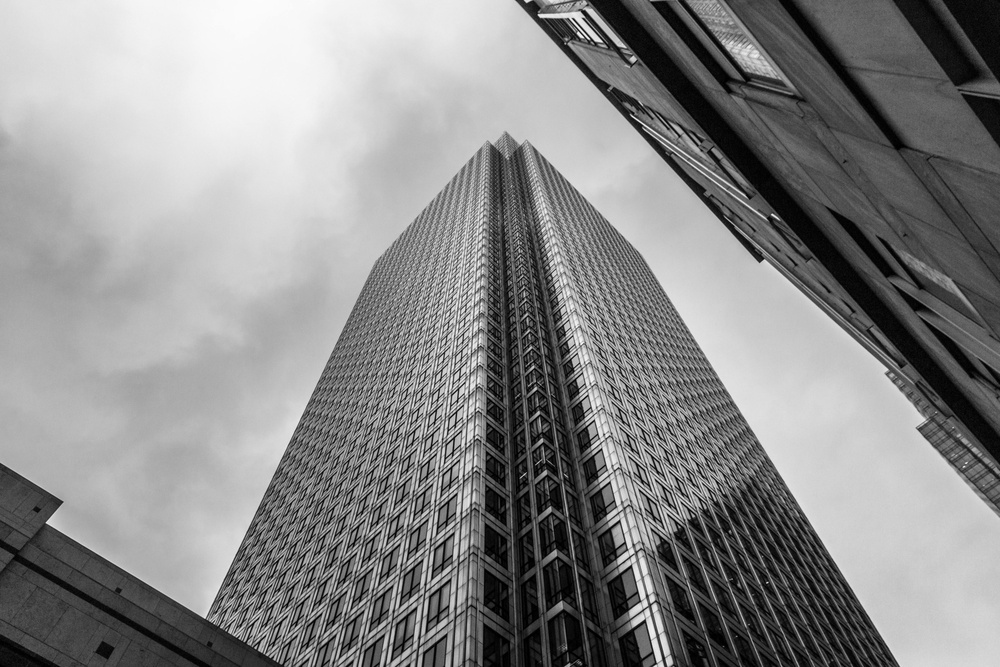
#> input picture assignment2/building.jpg, 1000 x 667 px, shrunk from 5472 x 3648 before the run
$ python assignment2.py
#> lines starting #> are read from the running program, lines starting #| are printed output that depends on the picture
import numpy as np
from PIL import Image
import matplotlib.pyplot as plt
import os

building_path = "building.jpg"
cheetah_path = "cheetah.jpg"
elephant_path = "elephant.jpg"
output_dir_part_a = "output_part_a"
output_dir_part_b = "output_part_b"

os.makedirs(output_dir_part_a, exist_ok=True)
os.makedirs(output_dir_part_b, exist_ok=True)


def read_gray_image(image_path):
    """Load an image from the specified path and convert it to a numpy array."""
#> called with image_path = 'building.jpg'
    """Return a 2D numpy array of grayscale pixel values."""
    image = Image.open(image_path).convert("L")
    image_pixels = np.asarray(image, dtype=np.float32)
    return image_pixels


def save_image(image_array: np.ndarray, output_path: str):
    """Save a 2D numpy array as a grayscale image to the specified path."""
    image = Image.fromarray(np.clip(image_array, 0, 255).astype(np.uint8), mode="L")
    image.save(output_path)


def convolve(img: np.ndarray, kernel: np.ndarray) -> np.ndarray:
    img_h, img_w = img.shape
#> img_h = 667; img_w = 1000
    k_h, k_w = kernel.shape

    assert k_h % 2 == 1 and k_w % 2 == 1, "Kernel dimensions should be odd."

    padding_y = k_h // 2
    padding_x = k_w // 2

    padded_img = np.pad(
        img, ((padding_y, padding_y), (padding_x, padding_x)), mode="reflect"
    )
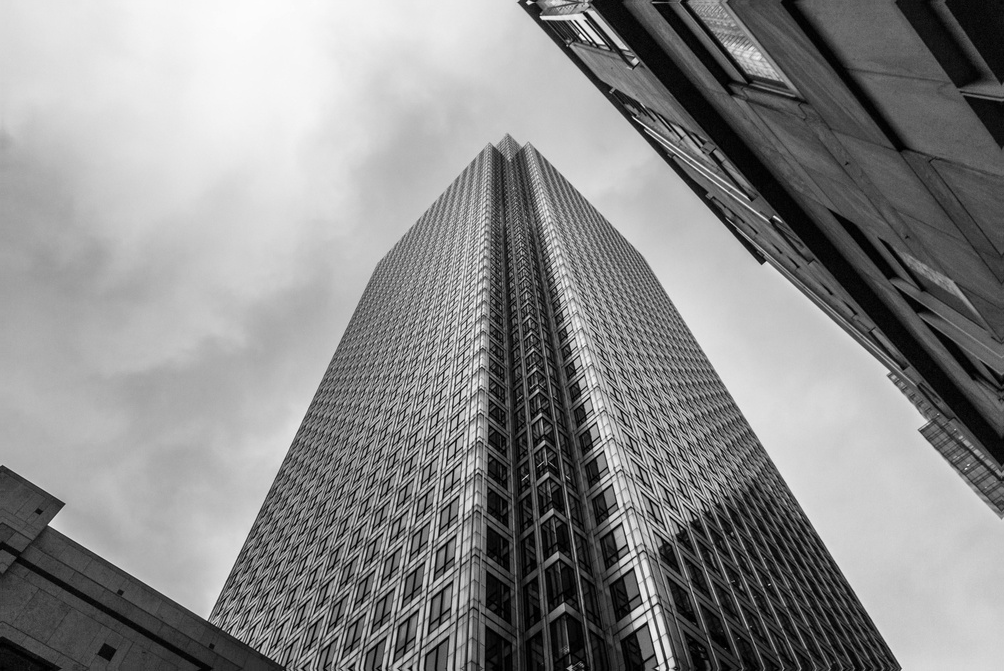
#> padded_img: shape (671, 1004) float32; min 0, max 252, mean 137.2

    output = np.zeros((img_h, img_w), dtype=np.float32)

    for i in range(img_h):
        for j in range(img_w):
            region = padded_img[i : i + k_h, j : j + k_w]
            conv_value = np.sum(region * kernel)
            output[i, j] = conv_value

    return output


# Gaussian kernel (normalized)
G = (
    np.array(
        [
            [1, 4, 7, 4, 1],
            [4, 16, 26, 16, 4],
            [7, 26, 41, 26, 7],
            [4, 16, 26, 16, 4],
            [1, 4, 7, 4, 1],
        ],
        dtype=np.float32,
    )
    / 273.0
)

# Sobel kernels
Kx = np.array([[-1, 0, 1], [-2, 0, 2], [-1, 0, 1]], dtype=np.float32)
Ky = np.array([[-1, -2, -1], [0, 0, 0], [1, 2, 1]], dtype=np.float32)


#########################
#        PART 1         #
#########################


def part1():
    building_image_pixels = read_gray_image(building_path)
    building_smoothed = convolve(building_image_pixels, G)
    save_image(building_smoothed, f"{output_dir_part_a}/2_building_smoothed.jpg")
    Gx = convolve(building_smoothed, Kx)
#> after the loop in convolve (call 2), `for i in range(img_h):`:
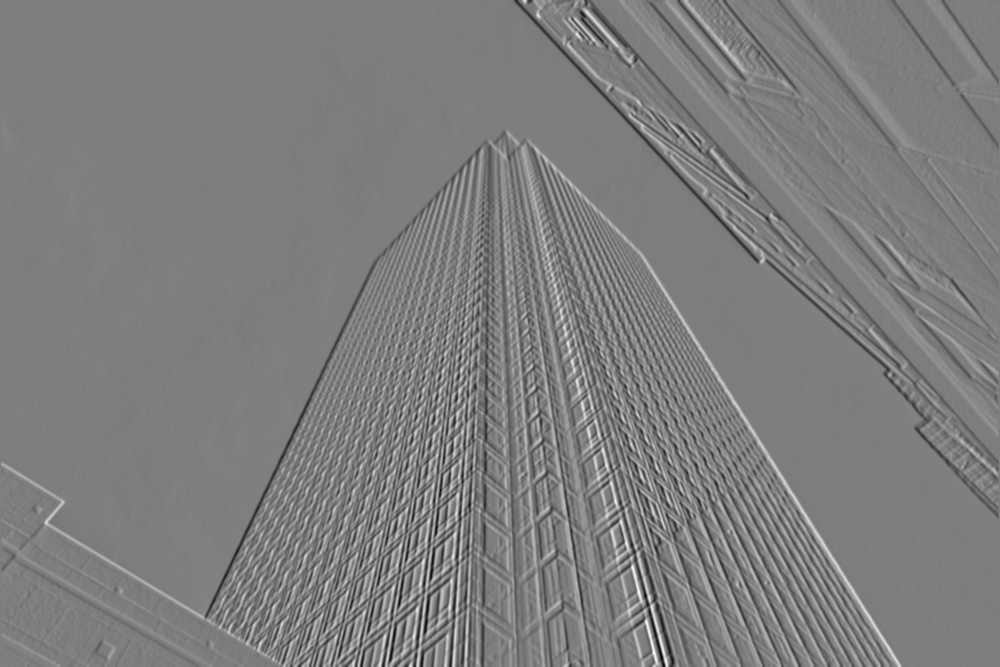
#> output: shape (667, 1000) float32; min -461.5, max 470.7, mean -0.4; drawn with min black and max white
    save_image(Gx, f"{output_dir_part_a}/3_x_gradient.jpg")
#> call 2 of save_image, with output_path = 'output_part_a/3_x_gradient.jpg'
#> in save_image (call 2), `image = Image.fromarray(np.clip(image_array, 0, 255).astype(np.uint8),..`:
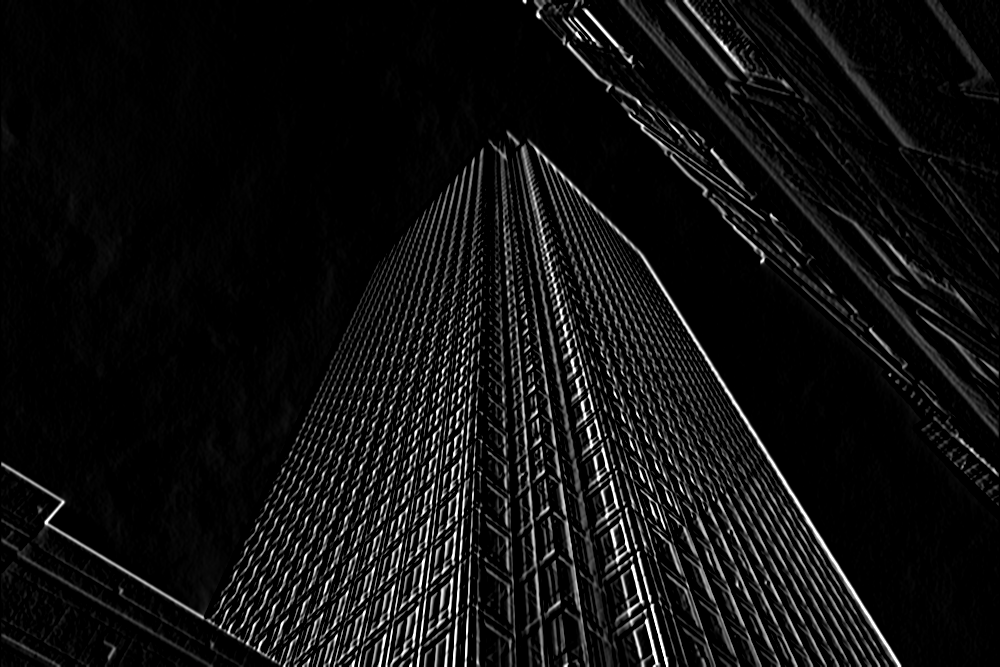
#> image: PIL image 1000x667 L; min 0, max 255, mean 16.3
    Gy = convolve(building_smoothed, Ky)
#> after the loop in convolve (call 3), `for i in range(img_h):`:
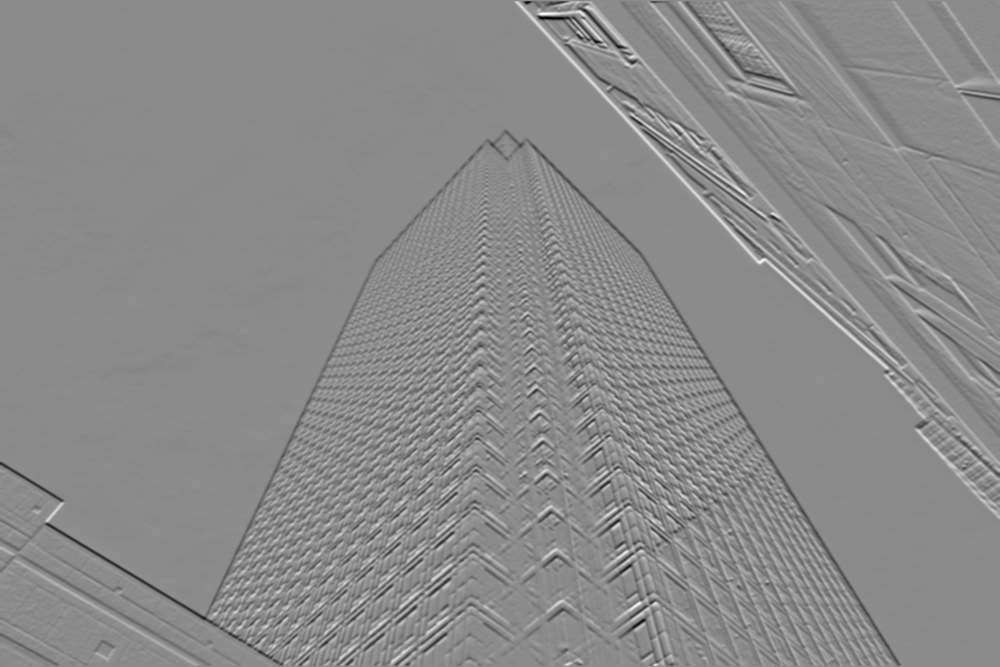
#> output: shape (667, 1000) float32; min -454.8, max 378.5, mean -1.1; drawn with min black and max white
    save_image(Gy, f"{output_dir_part_a}/4_y_gradient.jpg")
#> call 3 of save_image, with output_path = 'output_part_a/4_y_gradient.jpg'
#> in save_image (call 3), `image = Image.fromarray(np.clip(image_array, 0, 255).astype(np.uint8),..`:
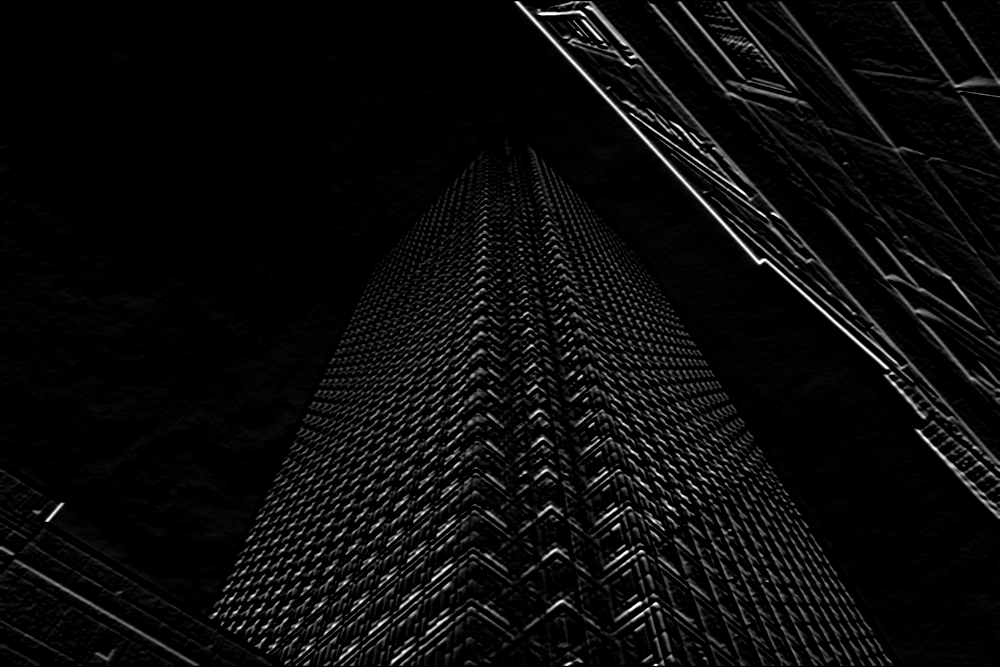
#> image: PIL image 1000x667 L; min 0, max 255, mean 11.4
    gradient_magnitude = np.sqrt(Gx**2 + Gy**2)
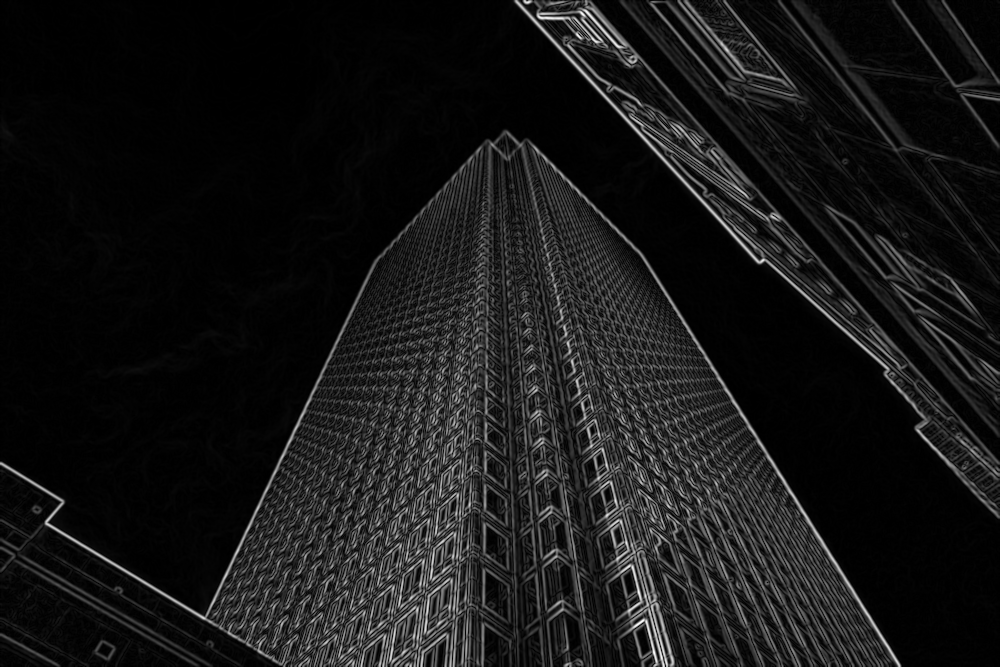
#> gradient_magnitude: shape (667, 1000) float32; min 0, max 482.1, mean 44.8; drawn with min black and max white
    gradient_magnitude_normalized = (
        gradient_magnitude / np.max(gradient_magnitude)
    ) * 255.0
    save_image(
        gradient_magnitude_normalized, f"{output_dir_part_a}/5_edge_magnitude.jpg"
    )

    fig, axes = plt.subplots(2, 3, figsize=(15, 10))

    axes[0, 0].imshow(building_image_pixels, cmap="gray")
    axes[0, 0].set_title("Original Image")
    axes[0, 0].axis("off")

    axes[0, 1].imshow(building_smoothed, cmap="gray")
    axes[0, 1].set_title("After Gaussian Smoothing")
    axes[0, 1].axis("off")

    axes[0, 2].imshow(Gx, cmap="gray")
    axes[0, 2].set_title("Gradient Gx (Vertical Edges)")
    axes[0, 2].axis("off")

    axes[1, 0].imshow(Gy, cmap="gray")
    axes[1, 0].set_title("Gradient Gy (Horizontal Edges)")
    axes[1, 0].axis("off")

    axes[1, 1].imshow(gradient_magnitude, cmap="gray")
    axes[1, 1].set_title("Gradient Magnitude √(Gx² + Gy²)")
    axes[1, 1].axis("off")

    axes[1, 2].imshow(gradient_magnitude_normalized, cmap="gray")
    axes[1, 2].set_title("Edge Detection Result (Normalized)")
    axes[1, 2].axis("off")

    plt.tight_layout()
    plt.savefig(
        f"{output_dir_part_a}/6_complete_pipeline.png", dpi=150, bbox_inches="tight"
    )
    plt.close()


#########################
#        PART 2         #
#########################
import cv2


def low_pass_filter(image, kernel_size=21, sigma=10):
    return cv2.GaussianBlur(image, (kernel_size, kernel_size), sigma)


# [48 lines left out: functions high_pass_filter, create_hybrid_image, ensure_same_size, not called in this run]


def part2():
#> (the run stopped early here; a loop or call above may not have finished)

$ run again, with assignment1/assets/apple.jpg copied over assignment2/building.jpg
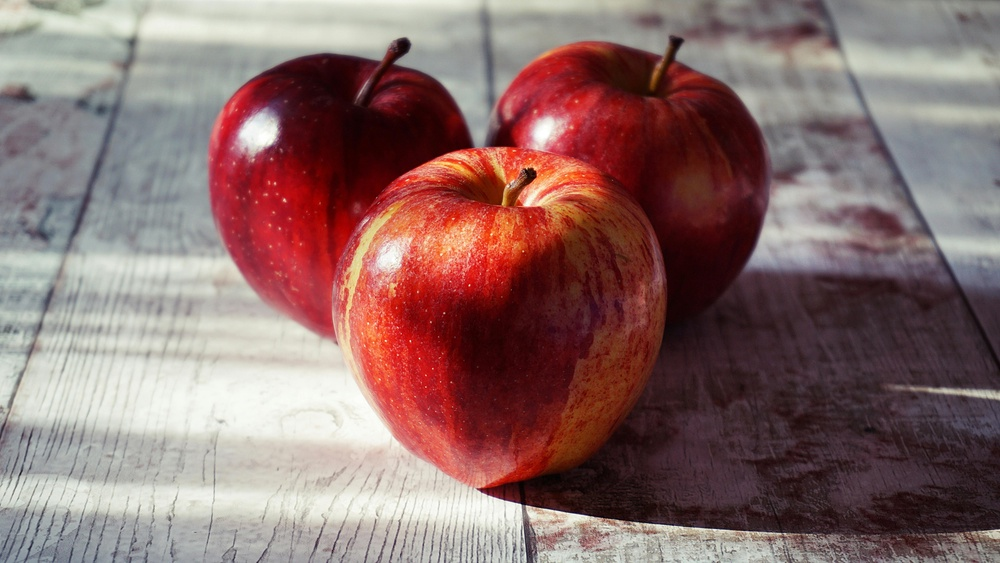
#> input picture assignment1/assets/apple.jpg, 1000 x 563 px, shrunk from 6000 x 3376 before the run
#> padded_img: shape (565, 1002) float32
#> after the loop in convolve (call 3), `for i in range(img_h):`:
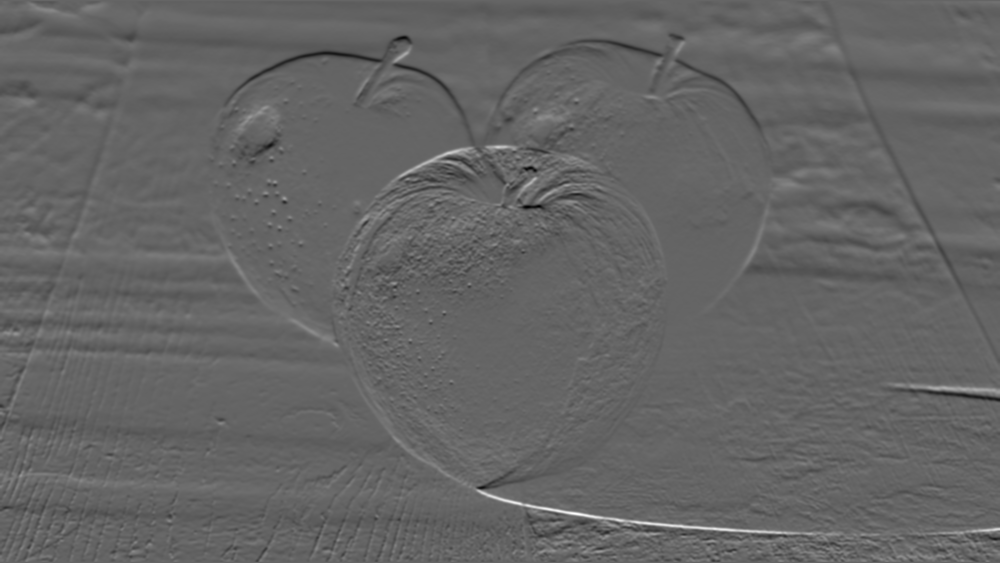
#> output: shape (563, 1000) float32; min -368.6, max 561.3, mean -0.4; drawn with min black and max white
#> in part1, `gradient_magnitude = np.sqrt(Gx**2 + Gy**2)`:
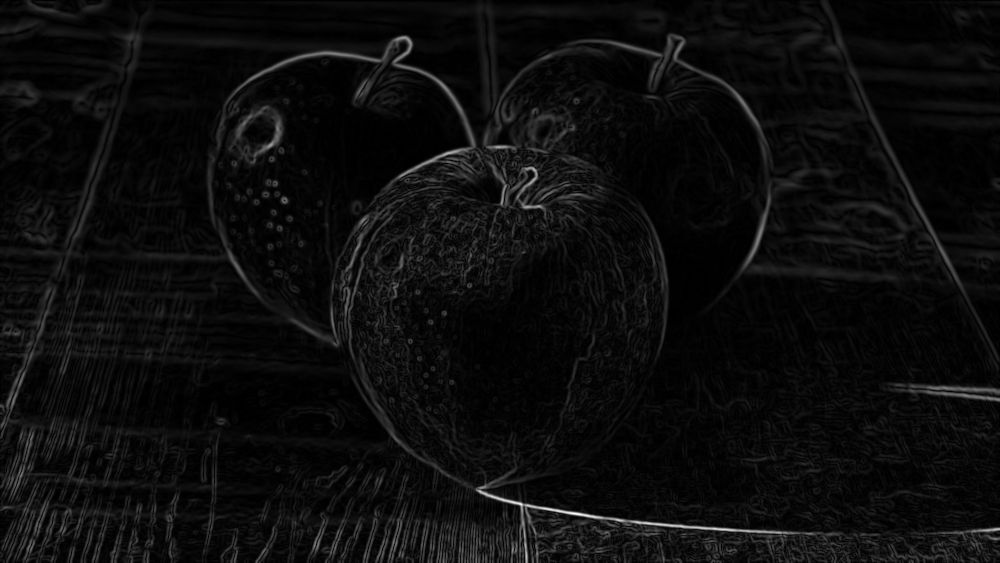
#> gradient_magnitude: shape (563, 1000) float32; min 0, max 566.3, mean 28.9; drawn with min black and max white
